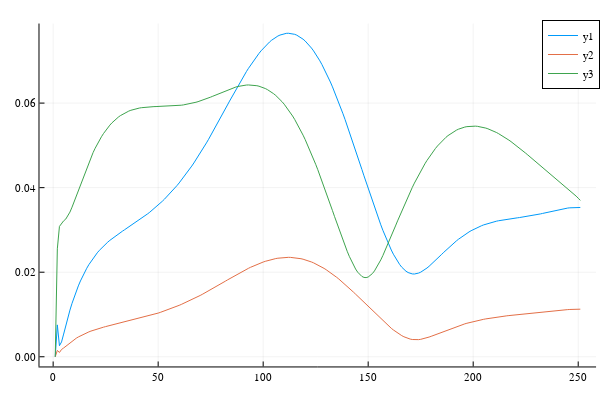

The cell this chart's notebook holds for it:
### Code cell
plot(err_pos_mid)
plot!(err_pos_rk4)
plot!(err_pos_lie)

### Figure 1 — Plotly figure (JSON) as saved in the notebook; plotly's stock layout.template omitted (floating-point values rounded to 4 significant figures; data arrays with more than 128 entries replaced by an {"elided": "..."} marker saying what was removed)
{"data": [{"colorbar": {"title": ""}, "legendgroup": "y1", "line": {"color": "rgba(0, 154, 250, 1.000)", "dash": "solid", "shape": "linear", "width": 1}, "mode": "lines", "name": "y1", "showlegend": true, "type": "scatter", "x": {"elided": "251 int values"}, "xaxis": "x", "y": {"elided": "251 float values"}, "yaxis": "y", "zmax": null, "zmin": null}, {"colorbar": {"title": ""}, "legendgroup": "y2", "line": {"color": "rgba(227, 111, 71, 1.000)", "dash": "solid", "shape": "linear", "width": 1}, "mode": "lines", "name": "y2", "showlegend": true, "type": "scatter", "x": {"elided": "251 int values"}, "xaxis": "x", "y": {"elided": "251 float values"}, "yaxis": "y", "zmax": null, "zmin": null}, {"colorbar": {"title": ""}, "legendgroup": "y3", "line": {"color": "rgba(62, 164, 78, 1.000)", "dash": "solid", "shape": "linear", "width": 1}, "mode": "lines", "name": "y3", "showlegend": true, "type": "scatter", "x": {"elided": "251 int values"}, "xaxis": "x", "y": {"elided": "251 float values"}, "yaxis": "y", "zmax": null, "zmin": null}], "layout": {"annotations": [], "height": 400, "legend": {"bgcolor": "rgba(255, 255, 255, 1.000)", "bordercolor": "rgba(0, 0, 0, 1.000)", "borderwidth": 1, "font": {"color": "rgba(0, 0, 0, 1.000)", "family": "sans-serif", "size": 11}, "title": {"font": {"color": "rgba(0, 0, 0, 1.000)", "family": "sans-serif", "size": 15}, "text": ""}, "tracegroupgap": 0, "traceorder": "normal", "x": 1, "xanchor": "auto", "y": 1, "yanchor": "auto"}, "margin": {"b": 20, "l": 0, "r": 0, "t": 20}, "paper_bgcolor": "rgba(255, 255, 255, 1.000)", "plot_bgcolor": "rgba(255, 255, 255, 1.000)", "showlegend": true, "width": 600, "xaxis": {"anchor": "y", "domain": [0.06582, 0.9934], "gridcolor": "rgba(0, 0, 0, 0.100)", "gridwidth": 0.5, "linecolor": "rgba(0, 0, 0, 1.000)", "mirror": false, "range": [-6.5, 258.5], "showgrid": true, "showline": true, "showticklabels": true, "tickangle": 0, "tickcolor": "rgb(0, 0, 0)", "tickfont": {"color": "rgba(0, 0, 0, 1.000)", "family": "sans-serif", "size": 11}, "tickmode": "array", "ticks": "inside", "ticktext": ["0", "50", "100", "150", "200", "250"], "tickvals": [0, 50, 100, 150, 200, 250], "title": "", "titlefont": {"color": "rgba(0, 0, 0, 1.000)", "family": "sans-serif", "size": 15}, "type": "-", "visible": true, "zeroline": false, "zerolinecolor": "rgba(0, 0, 0, 1.000)"}, "yaxis": {"anchor": "x", "domain": [0.03762, 0.9902], "gridcolor": "rgba(0, 0, 0, 0.100)", "gridwidth": 0.5, "linecolor": "rgba(0, 0, 0, 1.000)", "mirror": false, "range": [-0.002296, 0.07882], "showgrid": true, "showline": true, "showticklabels": true, "tickangle": 0, "tickcolor": "rgb(0, 0, 0)", "tickfont": {"color": "rgba(0, 0, 0, 1.000)", "family": "sans-serif", "size": 11}, "tickmode": "array", "ticks": "inside", "ticktext": ["0.00", "0.02", "0.04", "0.06"], "tickvals": [0, 0.02, 0.04, 0.06], "title": "", "titlefont": {"color": "rgba(0, 0, 0, 1.000)", "family": "sans-serif", "size": 15}, "type": "-", "visible": true, "zeroline": false, "zerolinecolor": "rgba(0, 0, 0, 1.000)"}}}
